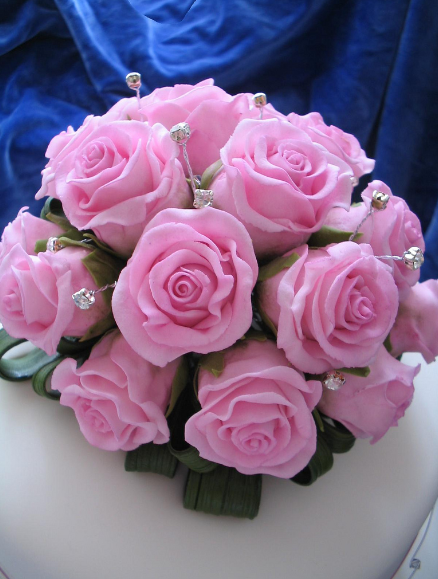
//> input picture Canny/1.png, 438 x 579 px
$ ./Source   (built with g++ and OpenCV 4)
//> lines starting //> are read from the running program, lines starting //| are printed output that depends on the picture
#include <opencv2\opencv.hpp>
using namespace std;
using namespace cv;

const int gSize = 5;
const float sigma = 1.5;
const int myCVType = CV_32F;
typedef float myType;
const int upThresh = 200;
const int lowThresh = upThresh * 0.4;

#define judge(x, y, value, mat) (x >= 0 && x < mat.cols && y >= 0 && y < mat.rows && value < mat.at<myType>(y, x))
static int a[8][2] = { { 1, 1 }, { 0, 1 }, { 1, -1 }, { 1, 0 }, { -1, -1 }, { 0, -1 }, { -1, 1 }, { -1, 0 } };

void followEdges(int x, int y, Mat &M, int lowThresh, Mat &ans)
{
	ans.at<myType>(y, x) = 1;
	for (int i = 0; i < 8; i++) {
		int xx = x + a[i][0];
		int yy = y + a[i][1];
		if (judge(xx, yy, lowThresh, M) && ans.at<myType>(yy, xx) != 1) followEdges(xx, yy, M, lowThresh, ans);
	}
}

void edgeDetect(Mat &M, int upThresh, int lowThresh, Mat &ans)
{
	ans = Mat(M.size(), myCVType, 0.0);
	for (int x = 0; x < M.cols; x++)
	for (int y = 0; y < M.rows; y++)
		if (M.at<myType>(y, x) >= upThresh)
			followEdges(x, y, M, lowThresh, ans);
}

void NonMaximum(Mat &M, Mat &D)
{
	for (int x = 0; x < M.cols; x++)
		for (int y = 0; y < M.rows; y++)
		{
			myType current = atan(D.at<myType>(y, x)) * (180 / CV_PI);
			while (current < 0) current += 180;
			D.at<myType>(y, x) = current;
			int k = (current - 22.5) / 45.0;
			int v = M.at<myType>(y, x);
			if (judge(x + a[k][0], y + a[k][1], v, M) ||
				judge(x - a[k][0], y - a[k][1], v, M)) M.at<myType>(y, x) = 0;
		}
}
int main()
{
	//读入图，转为黑白
	const char *filename = "1.png";
	Mat src = imread(filename, CV_LOAD_IMAGE_GRAYSCALE);
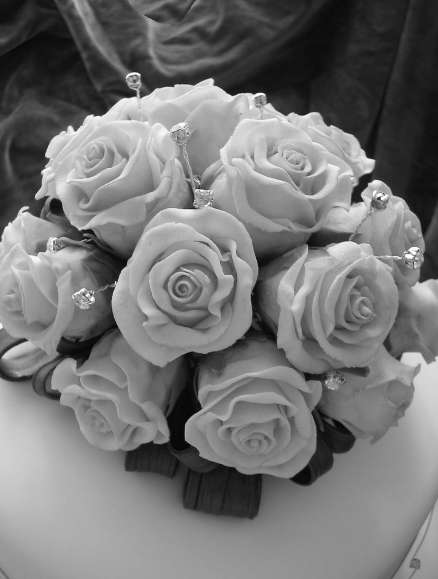
//> src: 579 rows x 438 cols, CV_8UC1; min 5, max 255, mean 117.3
	int h = src.rows;
//> h = 579
	int w = src.cols;
//> w = 438

	Mat image(src.size(), src.type());
	GaussianBlur(src, image, Size(3, 3), 1.5);

	//calculate magnitudes and direction using Sobel
	Mat sobelX = Mat(src.rows, src.cols, myCVType);
	Mat sobelY = Mat(src.rows, src.cols, myCVType);
	Sobel(image, sobelX, myCVType, 1, 0, 3);
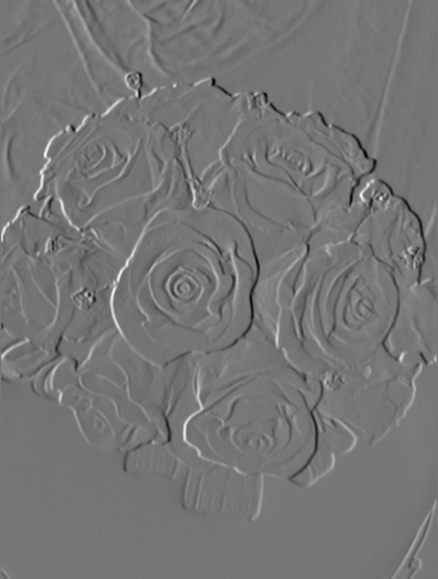
//> sobelX: 579 rows x 438 cols, CV_32FC1; min -437, max 505, mean -0.3; drawn with min black and max white
	Sobel(image, sobelY, myCVType, 0, 1, 3);
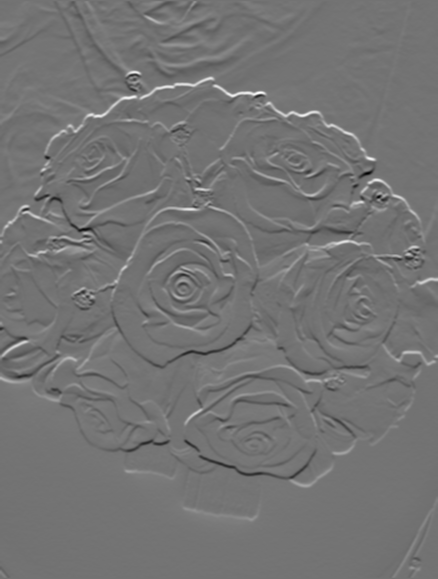
//> sobelY: 579 rows x 438 cols, CV_32FC1; min -506, max 608, mean 1.3; drawn with min black and max white
	//calculate slope
	Mat slopes = Mat(image.rows, image.cols, myCVType);
	Mat sum = Mat(image.rows, image.cols, myCVType);

	myType *s = (myType *) sum.data;
	myType *sl = (myType *)slopes.data;
	myType *sX = (myType *)sobelX.data;
	myType *sY = (myType *)sobelY.data;
	for (int i = 0; i < h*w; i++) {
		s[i] = sqrt(sX[i] * sX[i] + sY[i] * sY[i]);
		sl[i] = sY[i] / sX[i];
	}
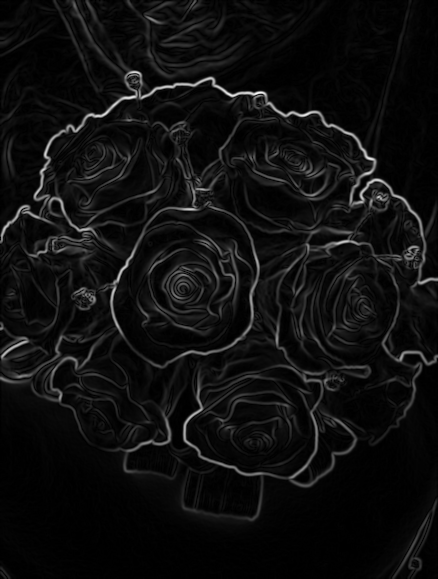
//> sum: 579 rows x 438 cols, CV_32FC1; min 0, max 621.1, mean 37; drawn with min black and max white
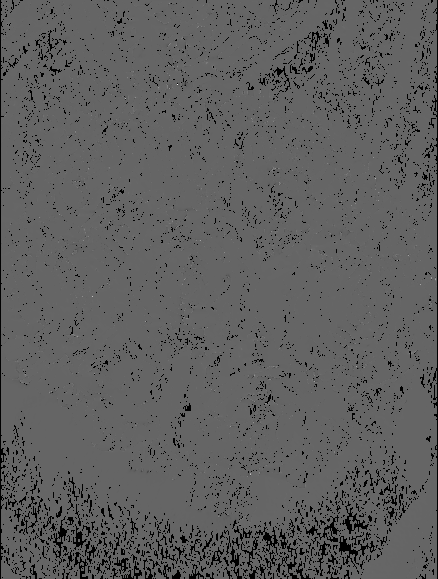
//> slopes: 579 rows x 438 cols, CV_32FC1; 6.36% of the values are NaN or infinite; the others: min -315, max 475, mean -0.0168; drawn with min black, max white, NaN and infinite black
	//Non Maximum Suppression
//> (the run ends here: the program crashes, at `for (int x = 0; x < M.cols; x++)`)
